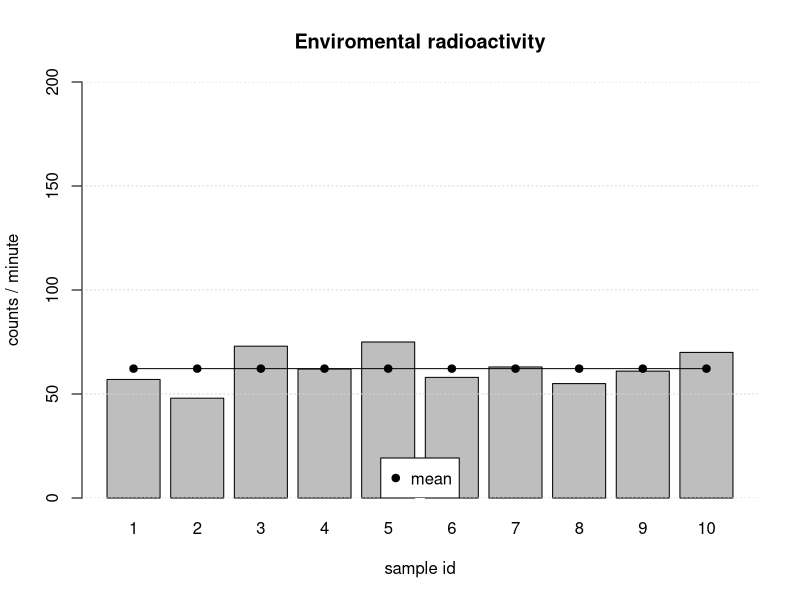
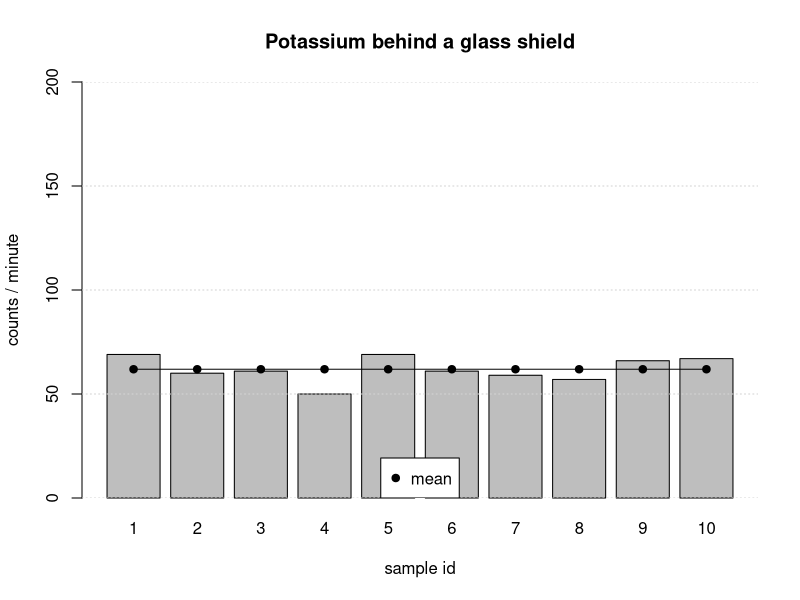
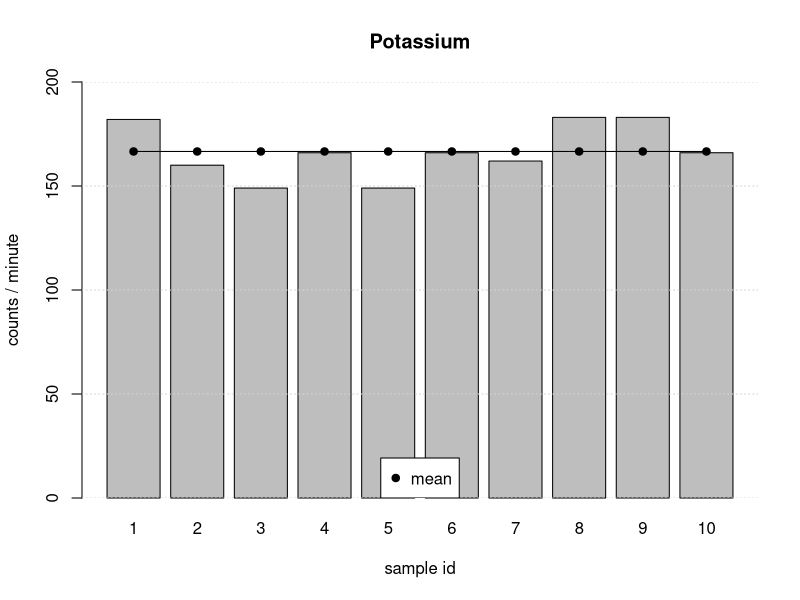
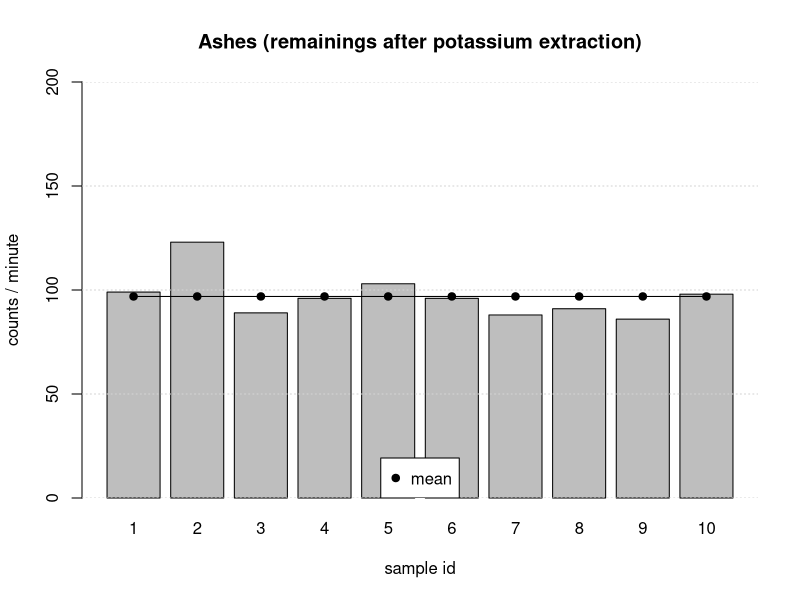
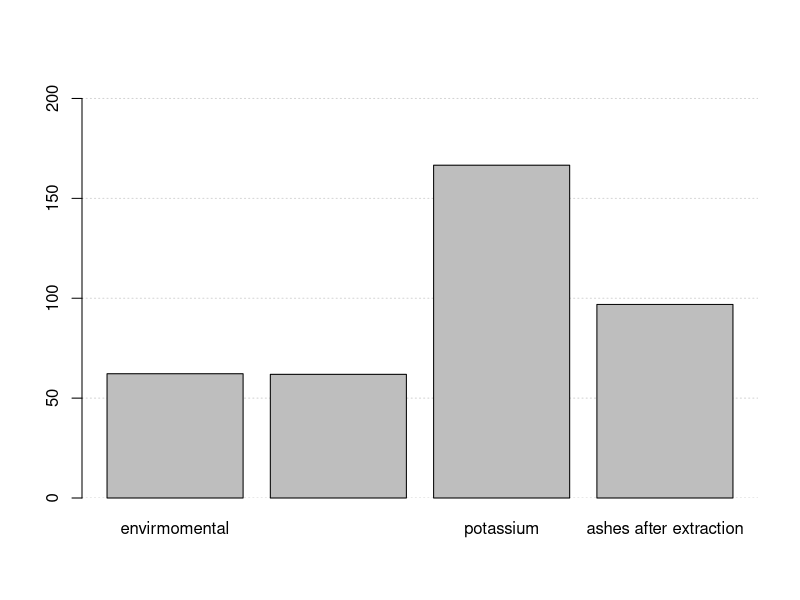

Write the R code that produced these figures, in order.


sprintf("Environmental radiation level")
samples1 <- c(57, 48, 73, 62, 75, 58, 63, 55, 61, 70)
m1 <- mean(samples1)
sprintf("   Mean: %f", m1)
sprintf("   Standard deviation: %f", sd(samples1))
sprintf("")


sprintf("Potassium in a Petri dish on the sensor")
samples2 <- c(69, 60, 61, 50, 69, 61, 59, 57, 66, 67)
m2 <- mean(samples2)
sprintf("   Mean: %f", m2)
sprintf("   Standard deviation: %f", sd(samples2))
sprintf("")


sprintf("Potassium in a Petri dish under the sensor")
samples3 <- c(182, 160, 149, 166, 149, 166, 162, 183, 183, 166)
m3 <- mean(samples3)
sprintf("   Mean: %f", m3)
sprintf("   Standard deviation: %f", sd(samples3))
sprintf("")

sprintf("Ashes on the sensor")
samples4 <- c(99, 123, 89, 96, 103, 96, 88, 91, 86, 98)
m4 <- mean(samples4)
sprintf("   Mean: %f", m4)
sprintf("   Standard deviation: %f", sd(samples4))
sprintf("")


radioactivityGraph <- function(radiation, fileName, graphTitle){
    png(filename=fileName, height=500, width=800, bg="white")

    barNames <- sprintf("%d", c(1:length(radiation)))

    df.bar <- barplot(radiation, names.arg=barNames, ylim=c(0,200), main=graphTitle, ylab="counts / minute", xlab="sample id", xpd=TRUE)

    lines(x=df.bar, y=rep(mean(radiation), length(radiation)))
    points(x=df.bar, y=rep(mean(radiation), length(radiation)), pch=19)

    grid(nx=NA, ny=NULL)

    legend("bottom", "mean", pch=19)

    dev.off()

    return(NULL)
}


#--
radioactivityGraph(samples1, "EnviromentalRadiactivity.png", "Enviromental radioactivity")
radioactivityGraph(samples2, "PotassiumGlassShield.png", "Potassium behind a glass shield")
radioactivityGraph(samples3, "Potassium.png", "Potassium")
radioactivityGraph(samples4, "Ashes.png", "Ashes (remainings after potassium extraction)")






#---


png(filename="RadiactivitySummary.png", height=500, width=800, bg="white")

graphData <- c(m1, m2, m3, m4)
barplot(rep(NA,length(graphData)),ylim=c(0, 1.25*max(graphData)),axes=FALSE)
grid(nx=NA, ny=NULL)


barplot(graphData, main="Comparation of sample radioactivity", xlab="", add=T,
    ylab="mean (counts / minute)",  ylim=c(0, 1.25*max(graphData)), xpd=TRUE,
	names.arg=c("envirmomental", "potassium shielded by glass", "potassium", "ashes after extraction"))

dev.off()


warnings()
